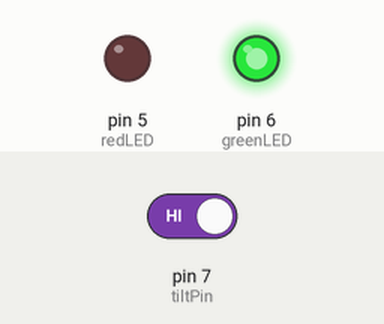
Bench run of a sketch on a simulated Arduino Uno, built with avr-gcc and run on an emulated ATmega328P. On the bench: output pins drawn as LEDs (lit = HIGH). The test bench sets the inputs (shaded band); at power-on: pin 7 (tiltPin) HIGH. What the sketch prints to the serial monitor is not drawn.

Above: at 1.2 s.
1.3 s: pin 7 (tiltPin) driven LOW
At 1.7 s:
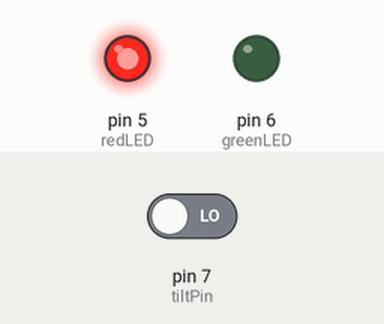
2.8 s: pin 7 (tiltPin) driven HIGH
At 4.1 s:
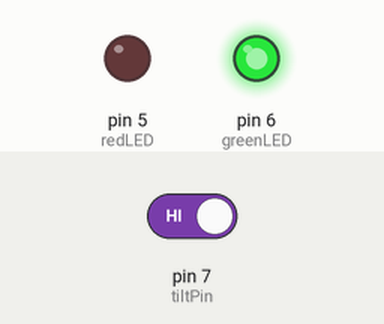
Timing chart, 0 to 5.8 s (numbered marks = the images above; inputs shaded):
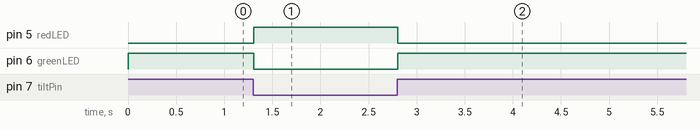

Measured:
- after the input at 1.3 s, pin 5 (redLED): LOW → HIGH at once; pin 6 (greenLED): HIGH → LOW at once
- after the input at 2.8 s, pin 5 (redLED): HIGH → LOW at once; pin 6 (greenLED): LOW → HIGH at once

The sketch:

tilt-sensor-beginner-lecture36.ino
```cpp
int tiltPin =7;
int tiltVal;
int redLED = 5;
int greenLED = 6;

void setup() {
  // put your setup code here, to run once:
pinMode(tiltPin, INPUT);
pinMode(redLED, OUTPUT);
pinMode(greenLED, OUTPUT);
digitalWrite(tiltPin, HIGH);
Serial.begin(9600);

}

void loop() {
  // put your main code here, to run repeatedly:
tiltVal=digitalRead(tiltPin);
Serial.println(tiltVal);
if (tiltVal == 0){
  digitalWrite(greenLED, LOW);
  digitalWrite(redLED, HIGH);
}
else{
  digitalWrite(redLED, LOW);
  digitalWrite(greenLED, HIGH);
}
}
```
